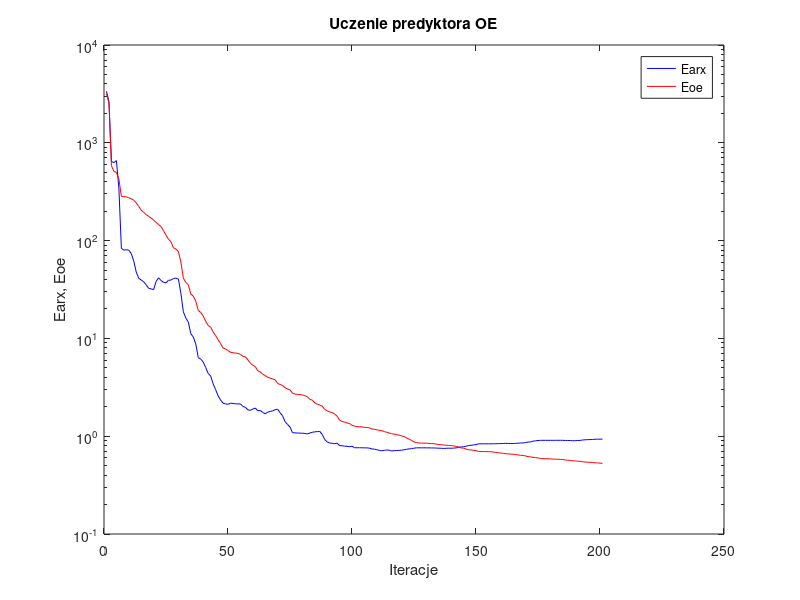
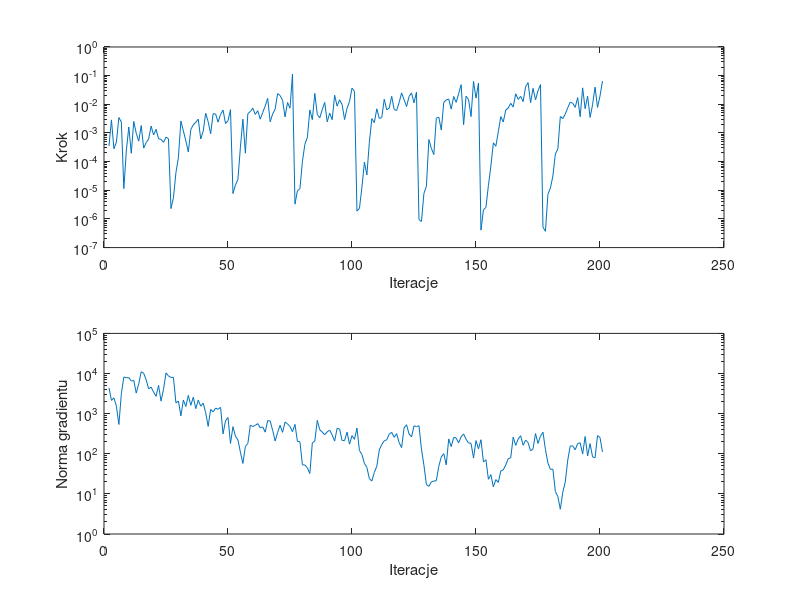

MATLAB code for these plots, in order:
%uczenie predyktora oe
clear all;
n=0; farx(n+1)=3.366648e+003; foe(n+1)=3.187060e+003; wspucz(n+1)=0.000000e+000; ng(n+1)=0.000000e+000;
%odnowa zmiennej metryki
n=1; farx(n+1)=2.645073e+003; foe(n+1)=2.529438e+003; krok(n+1)=3.473499e-004; ng(n+1)=4.407362e+003;
n=2; farx(n+1)=6.454476e+002; foe(n+1)=5.832306e+002; krok(n+1)=2.855545e-003; ng(n+1)=2.139052e+003;
n=3; farx(n+1)=6.277586e+002; foe(n+1)=5.094169e+002; krok(n+1)=2.802141e-004; ng(n+1)=2.470720e+003;
n=4; farx(n+1)=6.570082e+002; foe(n+1)=4.981075e+002; krok(n+1)=4.811061e-004; ng(n+1)=1.536030e+003;
n=5; farx(n+1)=3.436137e+002; foe(n+1)=4.265745e+002; krok(n+1)=3.470726e-003; ng(n+1)=5.360395e+002;
n=6; farx(n+1)=8.342041e+001; foe(n+1)=2.837451e+002; krok(n+1)=2.388016e-003; ng(n+1)=3.157076e+003;
n=7; farx(n+1)=7.991031e+001; foe(n+1)=2.814073e+002; krok(n+1)=1.143043e-005; ng(n+1)=8.175520e+003;
n=8; farx(n+1)=8.064478e+001; foe(n+1)=2.803414e+002; krok(n+1)=2.374452e-004; ng(n+1)=7.827588e+003;
n=9; farx(n+1)=7.986080e+001; foe(n+1)=2.744103e+002; krok(n+1)=1.620122e-003; ng(n+1)=7.893536e+003;
n=10; farx(n+1)=7.364322e+001; foe(n+1)=2.675782e+002; krok(n+1)=1.966794e-004; ng(n+1)=6.497023e+003;
n=11; farx(n+1)=6.174833e+001; foe(n+1)=2.581134e+002; krok(n+1)=2.518078e-003; ng(n+1)=6.739743e+003;
n=12; farx(n+1)=4.767213e+001; foe(n+1)=2.423676e+002; krok(n+1)=9.722412e-004; ng(n+1)=3.255596e+003;
n=13; farx(n+1)=4.124705e+001; foe(n+1)=2.237798e+002; krok(n+1)=5.157570e-004; ng(n+1)=5.510866e+003;
n=14; farx(n+1)=3.955963e+001; foe(n+1)=2.049188e+002; krok(n+1)=1.812955e-003; ng(n+1)=1.107577e+004;
n=15; farx(n+1)=3.789949e+001; foe(n+1)=1.943188e+002; krok(n+1)=2.967298e-004; ng(n+1)=1.007810e+004;
n=16; farx(n+1)=3.537452e+001; foe(n+1)=1.846592e+002; krok(n+1)=4.616173e-004; ng(n+1)=7.020748e+003;
n=17; farx(n+1)=3.255526e+001; foe(n+1)=1.772343e+002; krok(n+1)=6.173058e-004; ng(n+1)=4.174979e+003;
n=18; farx(n+1)=3.206173e+001; foe(n+1)=1.699032e+002; krok(n+1)=1.739067e-003; ng(n+1)=4.564866e+003;
n=19; farx(n+1)=3.149524e+001; foe(n+1)=1.616554e+002; krok(n+1)=8.503167e-004; ng(n+1)=3.456873e+003;
n=20; farx(n+1)=3.825147e+001; foe(n+1)=1.536348e+002; krok(n+1)=1.336585e-003; ng(n+1)=2.699514e+003;
n=21; farx(n+1)=4.169474e+001; foe(n+1)=1.458903e+002; krok(n+1)=6.250570e-004; ng(n+1)=5.060621e+003;
n=22; farx(n+1)=3.906741e+001; foe(n+1)=1.390900e+002; krok(n+1)=6.007544e-004; ng(n+1)=2.053529e+003;
n=23; farx(n+1)=3.745344e+001; foe(n+1)=1.262767e+002; krok(n+1)=4.691225e-004; ng(n+1)=4.042076e+003;
n=24; farx(n+1)=3.701830e+001; foe(n+1)=1.136747e+002; krok(n+1)=7.138862e-004; ng(n+1)=1.036857e+004;
n=25; farx(n+1)=3.929705e+001; foe(n+1)=1.033880e+002; krok(n+1)=6.254538e-004; ng(n+1)=8.693032e+003;
%odnowa zmiennej metryki
n=26; farx(n+1)=3.949340e+001; foe(n+1)=9.732661e+001; krok(n+1)=2.293373e-006; ng(n+1)=7.975734e+003;
n=27; farx(n+1)=4.093391e+001; foe(n+1)=8.441318e+001; krok(n+1)=5.472859e-006; ng(n+1)=8.028537e+003;
n=28; farx(n+1)=4.138369e+001; foe(n+1)=8.193185e+001; krok(n+1)=4.116566e-005; ng(n+1)=1.854629e+003;
n=29; farx(n+1)=4.044742e+001; foe(n+1)=7.746911e+001; krok(n+1)=1.377639e-004; ng(n+1)=2.059142e+003;
n=30; farx(n+1)=2.890513e+001; foe(n+1)=6.030223e+001; krok(n+1)=2.616629e-003; ng(n+1)=8.817386e+002;
n=31; farx(n+1)=1.869649e+001; foe(n+1)=4.129702e+001; krok(n+1)=1.178095e-003; ng(n+1)=2.178819e+003;
n=32; farx(n+1)=1.615950e+001; foe(n+1)=3.741890e+001; krok(n+1)=5.322828e-004; ng(n+1)=1.506199e+003;
n=33; farx(n+1)=1.468361e+001; foe(n+1)=3.523342e+001; krok(n+1)=2.173834e-004; ng(n+1)=2.851164e+003;
n=34; farx(n+1)=1.118365e+001; foe(n+1)=2.844462e+001; krok(n+1)=1.318183e-003; ng(n+1)=1.613152e+003;
n=35; farx(n+1)=1.033037e+001; foe(n+1)=2.704453e+001; krok(n+1)=1.934289e-003; ng(n+1)=2.558714e+003;
n=36; farx(n+1)=8.782773e+000; foe(n+1)=2.402207e+001; krok(n+1)=2.343845e-003; ng(n+1)=1.330861e+003;
n=37; farx(n+1)=6.368040e+000; foe(n+1)=1.931322e+001; krok(n+1)=3.036370e-003; ng(n+1)=2.171439e+003;
n=38; farx(n+1)=6.144526e+000; foe(n+1)=1.837496e+001; krok(n+1)=6.158105e-004; ng(n+1)=1.533771e+003;
n=39; farx(n+1)=5.731475e+000; foe(n+1)=1.696388e+001; krok(n+1)=1.143778e-003; ng(n+1)=1.821022e+003;
n=40; farx(n+1)=5.049669e+000; foe(n+1)=1.494201e+001; krok(n+1)=4.872032e-003; ng(n+1)=1.057172e+003;
n=41; farx(n+1)=4.376855e+000; foe(n+1)=1.358147e+001; krok(n+1)=2.469785e-003; ng(n+1)=4.808112e+002;
n=42; farx(n+1)=4.134753e+000; foe(n+1)=1.303989e+001; krok(n+1)=9.370994e-004; ng(n+1)=1.272939e+003;
n=43; farx(n+1)=3.438601e+000; foe(n+1)=1.165166e+001; krok(n+1)=4.712379e-003; ng(n+1)=1.106527e+003;
n=44; farx(n+1)=2.994919e+000; foe(n+1)=1.069285e+001; krok(n+1)=4.597934e-003; ng(n+1)=1.376704e+003;
n=45; farx(n+1)=2.590424e+000; foe(n+1)=9.702978e+000; krok(n+1)=2.388829e-003; ng(n+1)=1.278509e+003;
n=46; farx(n+1)=2.348834e+000; foe(n+1)=8.856506e+000; krok(n+1)=4.449709e-003; ng(n+1)=1.437853e+003;
n=47; farx(n+1)=2.174246e+000; foe(n+1)=7.973512e+000; krok(n+1)=6.319511e-003; ng(n+1)=3.123935e+002;
n=48; farx(n+1)=2.140625e+000; foe(n+1)=7.799202e+000; krok(n+1)=2.144917e-003; ng(n+1)=6.664207e+002;
n=49; farx(n+1)=2.117947e+000; foe(n+1)=7.528906e+000; krok(n+1)=2.659087e-003; ng(n+1)=8.006879e+002;
n=50; farx(n+1)=2.177576e+000; foe(n+1)=7.208387e+000; krok(n+1)=6.506258e-003; ng(n+1)=1.807266e+002;
%odnowa zmiennej metryki
n=51; farx(n+1)=2.159492e+000; foe(n+1)=7.132399e+000; krok(n+1)=7.692286e-006; ng(n+1)=4.748548e+002;
n=52; farx(n+1)=2.148497e+000; foe(n+1)=7.081858e+000; krok(n+1)=1.538085e-005; ng(n+1)=2.726282e+002;
n=53; farx(n+1)=2.134751e+000; foe(n+1)=7.032467e+000; krok(n+1)=2.383042e-005; ng(n+1)=2.222247e+002;
n=54; farx(n+1)=2.141356e+000; foe(n+1)=6.870761e+000; krok(n+1)=3.192302e-004; ng(n+1)=1.097719e+002;
n=55; farx(n+1)=2.017928e+000; foe(n+1)=6.567129e+000; krok(n+1)=3.035901e-003; ng(n+1)=5.727141e+001;
n=56; farx(n+1)=1.974741e+000; foe(n+1)=6.474134e+000; krok(n+1)=1.973390e-004; ng(n+1)=1.520314e+002;
n=57; farx(n+1)=1.863367e+000; foe(n+1)=6.032829e+000; krok(n+1)=4.718270e-003; ng(n+1)=1.802536e+002;
n=58; farx(n+1)=1.838376e+000; foe(n+1)=5.577411e+000; krok(n+1)=5.608389e-003; ng(n+1)=5.162179e+002;
n=59; farx(n+1)=1.892574e+000; foe(n+1)=5.321110e+000; krok(n+1)=7.321912e-003; ng(n+1)=4.781894e+002;
n=60; farx(n+1)=1.938893e+000; foe(n+1)=5.149636e+000; krok(n+1)=4.427789e-003; ng(n+1)=5.110990e+002;
n=61; farx(n+1)=1.823230e+000; foe(n+1)=4.662863e+000; krok(n+1)=5.997467e-003; ng(n+1)=5.643061e+002;
n=62; farx(n+1)=1.830948e+000; foe(n+1)=4.538203e+000; krok(n+1)=3.017589e-003; ng(n+1)=4.457438e+002;
n=63; farx(n+1)=1.751915e+000; foe(n+1)=4.306482e+000; krok(n+1)=5.167850e-003; ng(n+1)=4.686225e+002;
n=64; farx(n+1)=1.693609e+000; foe(n+1)=4.177133e+000; krok(n+1)=8.634154e-003; ng(n+1)=3.457021e+002;
n=65; farx(n+1)=1.760165e+000; foe(n+1)=4.008039e+000; krok(n+1)=1.615204e-002; ng(n+1)=6.702616e+002;
n=66; farx(n+1)=1.789808e+000; foe(n+1)=3.923077e+000; krok(n+1)=2.450526e-003; ng(n+1)=6.557723e+002;
n=67; farx(n+1)=1.815383e+000; foe(n+1)=3.849675e+000; krok(n+1)=4.606611e-003; ng(n+1)=3.844614e+002;
n=68; farx(n+1)=1.868209e+000; foe(n+1)=3.773574e+000; krok(n+1)=6.669234e-003; ng(n+1)=2.076911e+002;
n=69; farx(n+1)=1.887856e+000; foe(n+1)=3.467561e+000; krok(n+1)=2.362755e-002; ng(n+1)=3.380095e+002;
n=70; farx(n+1)=1.735124e+000; foe(n+1)=3.379576e+000; krok(n+1)=2.025137e-002; ng(n+1)=5.119848e+002;
n=71; farx(n+1)=1.618060e+000; foe(n+1)=3.298405e+000; krok(n+1)=1.384117e-002; ng(n+1)=3.422959e+002;
n=72; farx(n+1)=1.408287e+000; foe(n+1)=3.129782e+000; krok(n+1)=3.625910e-003; ng(n+1)=6.167984e+002;
n=73; farx(n+1)=1.319495e+000; foe(n+1)=3.040960e+000; krok(n+1)=1.154146e-002; ng(n+1)=5.578964e+002;
n=74; farx(n+1)=1.242478e+000; foe(n+1)=2.975328e+000; krok(n+1)=7.321912e-003; ng(n+1)=4.762743e+002;
n=75; farx(n+1)=1.086579e+000; foe(n+1)=2.747472e+000; krok(n+1)=1.121892e-001; ng(n+1)=3.544504e+002;
%odnowa zmiennej metryki
n=76; farx(n+1)=1.081812e+000; foe(n+1)=2.698094e+000; krok(n+1)=3.283895e-006; ng(n+1)=5.395630e+002;
n=77; farx(n+1)=1.077926e+000; foe(n+1)=2.677869e+000; krok(n+1)=9.706803e-006; ng(n+1)=2.036333e+002;
n=78; farx(n+1)=1.074303e+000; foe(n+1)=2.659579e+000; krok(n+1)=1.131276e-005; ng(n+1)=1.992513e+002;
n=79; farx(n+1)=1.074349e+000; foe(n+1)=2.644384e+000; krok(n+1)=9.986599e-005; ng(n+1)=5.299824e+001;
n=80; farx(n+1)=1.066562e+000; foe(n+1)=2.594601e+000; krok(n+1)=4.031350e-004; ng(n+1)=5.241626e+001;
n=81; farx(n+1)=1.054719e+000; foe(n+1)=2.537969e+000; krok(n+1)=6.946998e-004; ng(n+1)=4.468146e+001;
n=82; farx(n+1)=1.078966e+000; foe(n+1)=2.379749e+000; krok(n+1)=6.349841e-003; ng(n+1)=3.219928e+001;
n=83; farx(n+1)=1.095859e+000; foe(n+1)=2.339305e+000; krok(n+1)=2.914778e-003; ng(n+1)=1.864601e+002;
n=84; farx(n+1)=1.108416e+000; foe(n+1)=2.194090e+000; krok(n+1)=2.399905e-002; ng(n+1)=2.065362e+002;
n=85; farx(n+1)=1.114477e+000; foe(n+1)=2.124979e+000; krok(n+1)=4.437686e-003; ng(n+1)=6.775429e+002;
n=86; farx(n+1)=1.118207e+000; foe(n+1)=2.085049e+000; krok(n+1)=3.364099e-003; ng(n+1)=3.972635e+002;
n=87; farx(n+1)=1.042895e+000; foe(n+1)=2.029812e+000; krok(n+1)=6.518600e-003; ng(n+1)=3.471589e+002;
n=88; farx(n+1)=9.242483e-001; foe(n+1)=1.878459e+000; krok(n+1)=1.165868e-002; ng(n+1)=2.980945e+002;
n=89; farx(n+1)=8.739137e-001; foe(n+1)=1.818316e+000; krok(n+1)=2.440097e-003; ng(n+1)=3.536385e+002;
n=90; farx(n+1)=8.528732e-001; foe(n+1)=1.769583e+000; krok(n+1)=4.929920e-003; ng(n+1)=3.876988e+002;
n=91; farx(n+1)=8.459173e-001; foe(n+1)=1.747083e+000; krok(n+1)=2.909519e-003; ng(n+1)=2.928623e+002;
n=92; farx(n+1)=8.399317e-001; foe(n+1)=1.685178e+000; krok(n+1)=2.067140e-002; ng(n+1)=2.063782e+002;
n=93; farx(n+1)=8.467925e-001; foe(n+1)=1.601392e+000; krok(n+1)=8.625805e-003; ng(n+1)=4.329318e+002;
n=94; farx(n+1)=8.001658e-001; foe(n+1)=1.457385e+000; krok(n+1)=1.438335e-002; ng(n+1)=4.140811e+002;
n=95; farx(n+1)=7.997370e-001; foe(n+1)=1.413588e+000; krok(n+1)=9.852969e-003; ng(n+1)=2.140942e+002;
n=96; farx(n+1)=7.904949e-001; foe(n+1)=1.396954e+000; krok(n+1)=2.939707e-003; ng(n+1)=2.121103e+002;
n=97; farx(n+1)=7.885078e-001; foe(n+1)=1.364519e+000; krok(n+1)=7.251821e-003; ng(n+1)=3.458495e+002;
n=98; farx(n+1)=7.812879e-001; foe(n+1)=1.348893e+000; krok(n+1)=1.260621e-002; ng(n+1)=1.732404e+002;
n=99; farx(n+1)=7.896624e-001; foe(n+1)=1.292918e+000; krok(n+1)=3.660091e-002; ng(n+1)=2.837210e+002;
n=100; farx(n+1)=7.623171e-001; foe(n+1)=1.266044e+000; krok(n+1)=2.835564e-002; ng(n+1)=2.289852e+002;
%odnowa zmiennej metryki
n=101; farx(n+1)=7.620679e-001; foe(n+1)=1.251506e+000; krok(n+1)=1.883091e-006; ng(n+1)=4.358998e+002;
n=102; farx(n+1)=7.620038e-001; foe(n+1)=1.249988e+000; krok(n+1)=2.344382e-006; ng(n+1)=1.204831e+002;
n=103; farx(n+1)=7.611985e-001; foe(n+1)=1.245835e+000; krok(n+1)=1.259797e-005; ng(n+1)=9.585700e+001;
n=104; farx(n+1)=7.601456e-001; foe(n+1)=1.230655e+000; krok(n+1)=9.531131e-005; ng(n+1)=5.767858e+001;
n=105; farx(n+1)=7.597710e-001; foe(n+1)=1.228012e+000; krok(n+1)=3.440034e-005; ng(n+1)=4.569253e+001;
n=106; farx(n+1)=7.554281e-001; foe(n+1)=1.219174e+000; krok(n+1)=4.758251e-004; ng(n+1)=2.394147e+001;
n=107; farx(n+1)=7.402954e-001; foe(n+1)=1.185110e+000; krok(n+1)=3.162104e-003; ng(n+1)=2.097065e+001;
n=108; farx(n+1)=7.378579e-001; foe(n+1)=1.177050e+000; krok(n+1)=2.300371e-003; ng(n+1)=3.422679e+001;
n=109; farx(n+1)=7.284094e-001; foe(n+1)=1.162134e+000; krok(n+1)=6.947618e-003; ng(n+1)=4.872424e+001;
n=110; farx(n+1)=7.163177e-001; foe(n+1)=1.148273e+000; krok(n+1)=3.225080e-003; ng(n+1)=1.243360e+002;
n=111; farx(n+1)=7.100324e-001; foe(n+1)=1.140247e+000; krok(n+1)=3.442236e-003; ng(n+1)=1.697685e+002;
n=112; farx(n+1)=7.168007e-001; foe(n+1)=1.115648e+000; krok(n+1)=1.503491e-002; ng(n+1)=2.101134e+002;
n=113; farx(n+1)=7.233246e-001; foe(n+1)=1.097550e+000; krok(n+1)=6.450159e-003; ng(n+1)=2.225360e+002;
n=114; farx(n+1)=7.189153e-001; foe(n+1)=1.078225e+000; krok(n+1)=7.366454e-003; ng(n+1)=3.087473e+002;
n=115; farx(n+1)=7.059379e-001; foe(n+1)=1.060540e+000; krok(n+1)=1.904592e-002; ng(n+1)=3.416787e+002;
n=116; farx(n+1)=7.124857e-001; foe(n+1)=1.050061e+000; krok(n+1)=6.607631e-003; ng(n+1)=2.583020e+002;
n=117; farx(n+1)=7.140814e-001; foe(n+1)=1.037129e+000; krok(n+1)=6.065270e-003; ng(n+1)=3.173114e+002;
n=118; farx(n+1)=7.158777e-001; foe(n+1)=1.025758e+000; krok(n+1)=1.153579e-002; ng(n+1)=1.892404e+002;
n=119; farx(n+1)=7.194370e-001; foe(n+1)=1.006760e+000; krok(n+1)=2.502768e-002; ng(n+1)=1.424363e+002;
n=120; farx(n+1)=7.261877e-001; foe(n+1)=9.897127e-001; krok(n+1)=1.450364e-002; ng(n+1)=4.412211e+002;
n=121; farx(n+1)=7.346973e-001; foe(n+1)=9.597010e-001; krok(n+1)=8.349282e-003; ng(n+1)=5.292435e+002;
n=122; farx(n+1)=7.426475e-001; foe(n+1)=9.344240e-001; krok(n+1)=1.873553e-002; ng(n+1)=3.121380e+002;
n=123; farx(n+1)=7.450405e-001; foe(n+1)=9.047843e-001; krok(n+1)=2.497713e-002; ng(n+1)=2.628125e+002;
n=124; farx(n+1)=7.547846e-001; foe(n+1)=8.739563e-001; krok(n+1)=1.121665e-002; ng(n+1)=4.960697e+002;
n=125; farx(n+1)=7.605732e-001; foe(n+1)=8.614045e-001; krok(n+1)=2.679765e-002; ng(n+1)=4.765652e+002;
%odnowa zmiennej metryki
n=126; farx(n+1)=7.605537e-001; foe(n+1)=8.512885e-001; krok(n+1)=9.412859e-007; ng(n+1)=4.991031e+002;
n=127; farx(n+1)=7.605639e-001; foe(n+1)=8.506166e-001; krok(n+1)=8.187860e-007; ng(n+1)=1.321110e+002;
n=128; farx(n+1)=7.604591e-001; foe(n+1)=8.496556e-001; krok(n+1)=7.746296e-006; ng(n+1)=5.184270e+001;
n=129; farx(n+1)=7.604852e-001; foe(n+1)=8.494244e-001; krok(n+1)=1.384553e-005; ng(n+1)=1.715458e+001;
n=130; farx(n+1)=7.593519e-001; foe(n+1)=8.442566e-001; krok(n+1)=5.916287e-004; ng(n+1)=1.535815e+001;
n=131; farx(n+1)=7.587668e-001; foe(n+1)=8.398542e-001; krok(n+1)=2.900353e-004; ng(n+1)=1.993963e+001;
n=132; farx(n+1)=7.585930e-001; foe(n+1)=8.383012e-001; krok(n+1)=1.767187e-004; ng(n+1)=2.089941e+001;
n=133; farx(n+1)=7.559603e-001; foe(n+1)=8.315202e-001; krok(n+1)=3.303309e-003; ng(n+1)=2.128523e+001;
n=134; farx(n+1)=7.537229e-001; foe(n+1)=8.213600e-001; krok(n+1)=3.558977e-003; ng(n+1)=4.876927e+001;
n=135; farx(n+1)=7.520554e-001; foe(n+1)=8.176172e-001; krok(n+1)=1.265711e-003; ng(n+1)=8.295532e+001;
n=136; farx(n+1)=7.492053e-001; foe(n+1)=8.135545e-001; krok(n+1)=1.169933e-002; ng(n+1)=1.009784e+002;
n=137; farx(n+1)=7.520827e-001; foe(n+1)=8.082230e-001; krok(n+1)=1.417782e-002; ng(n+1)=5.285518e+001;
n=138; farx(n+1)=7.543883e-001; foe(n+1)=8.041481e-001; krok(n+1)=1.526430e-002; ng(n+1)=2.344051e+002;
n=139; farx(n+1)=7.526521e-001; foe(n+1)=8.008911e-001; krok(n+1)=6.800237e-003; ng(n+1)=1.507585e+002;
n=140; farx(n+1)=7.559911e-001; foe(n+1)=7.965006e-001; krok(n+1)=1.877194e-002; ng(n+1)=2.557621e+002;
n=141; farx(n+1)=7.595210e-001; foe(n+1)=7.859557e-001; krok(n+1)=1.170476e-002; ng(n+1)=2.464503e+002;
n=142; farx(n+1)=7.672324e-001; foe(n+1)=7.777047e-001; krok(n+1)=2.337492e-002; ng(n+1)=1.860209e+002;
n=143; farx(n+1)=7.772879e-001; foe(n+1)=7.581449e-001; krok(n+1)=4.852216e-002; ng(n+1)=2.650896e+002;
n=144; farx(n+1)=7.797834e-001; foe(n+1)=7.540555e-001; krok(n+1)=1.940831e-003; ng(n+1)=3.128355e+002;
n=145; farx(n+1)=7.911926e-001; foe(n+1)=7.386692e-001; krok(n+1)=1.920518e-002; ng(n+1)=2.296467e+002;
n=146; farx(n+1)=8.028362e-001; foe(n+1)=7.272220e-001; krok(n+1)=1.464382e-002; ng(n+1)=1.859590e+002;
n=147; farx(n+1)=8.073618e-001; foe(n+1)=7.242758e-001; krok(n+1)=3.748398e-003; ng(n+1)=1.817129e+002;
n=148; farx(n+1)=8.146656e-001; foe(n+1)=7.158736e-001; krok(n+1)=6.306675e-002; ng(n+1)=7.821692e+001;
n=149; farx(n+1)=8.191148e-001; foe(n+1)=7.117253e-001; krok(n+1)=1.640492e-002; ng(n+1)=2.126715e+002;
n=150; farx(n+1)=8.360544e-001; foe(n+1)=6.981252e-001; krok(n+1)=5.536470e-002; ng(n+1)=1.329414e+002;
%odnowa zmiennej metryki
n=151; farx(n+1)=8.360403e-001; foe(n+1)=6.970204e-001; krok(n+1)=4.064801e-007; ng(n+1)=2.236749e+002;
n=152; farx(n+1)=8.360274e-001; foe(n+1)=6.966826e-001; krok(n+1)=2.067399e-006; ng(n+1)=6.240508e+001;
n=153; farx(n+1)=8.360109e-001; foe(n+1)=6.960939e-001; krok(n+1)=2.533654e-006; ng(n+1)=7.117752e+001;
n=154; farx(n+1)=8.360306e-001; foe(n+1)=6.956658e-001; krok(n+1)=1.460917e-005; ng(n+1)=2.314736e+001;
n=155; farx(n+1)=8.360594e-001; foe(n+1)=6.932191e-001; krok(n+1)=7.103937e-005; ng(n+1)=3.017526e+001;
n=156; farx(n+1)=8.366322e-001; foe(n+1)=6.896652e-001; krok(n+1)=4.526501e-004; ng(n+1)=1.492952e+001;
n=157; farx(n+1)=8.384452e-001; foe(n+1)=6.817716e-001; krok(n+1)=3.467612e-004; ng(n+1)=2.269919e+001;
n=158; farx(n+1)=8.392706e-001; foe(n+1)=6.768478e-001; krok(n+1)=1.111857e-003; ng(n+1)=1.937925e+001;
n=159; farx(n+1)=8.409109e-001; foe(n+1)=6.729581e-001; krok(n+1)=3.739948e-003; ng(n+1)=3.749578e+001;
n=160; farx(n+1)=8.426644e-001; foe(n+1)=6.691352e-001; krok(n+1)=2.407737e-003; ng(n+1)=3.969991e+001;
n=161; farx(n+1)=8.458043e-001; foe(n+1)=6.617745e-001; krok(n+1)=6.319511e-003; ng(n+1)=5.263396e+001;
n=162; farx(n+1)=8.437931e-001; foe(n+1)=6.592018e-001; krok(n+1)=7.444102e-003; ng(n+1)=7.549373e+001;
n=163; farx(n+1)=8.424112e-001; foe(n+1)=6.565138e-001; krok(n+1)=1.082825e-002; ng(n+1)=7.926329e+001;
n=164; farx(n+1)=8.425007e-001; foe(n+1)=6.536634e-001; krok(n+1)=8.029022e-003; ng(n+1)=2.611371e+002;
n=165; farx(n+1)=8.448626e-001; foe(n+1)=6.488922e-001; krok(n+1)=2.339865e-002; ng(n+1)=1.616633e+002;
n=166; farx(n+1)=8.482939e-001; foe(n+1)=6.446120e-001; krok(n+1)=1.483652e-002; ng(n+1)=2.322564e+002;
n=167; farx(n+1)=8.521509e-001; foe(n+1)=6.379796e-001; krok(n+1)=1.897240e-002; ng(n+1)=2.816940e+002;
n=168; farx(n+1)=8.532591e-001; foe(n+1)=6.350794e-001; krok(n+1)=1.238474e-002; ng(n+1)=1.626721e+002;
n=169; farx(n+1)=8.612133e-001; foe(n+1)=6.286330e-001; krok(n+1)=4.134280e-002; ng(n+1)=2.182245e+002;
n=170; farx(n+1)=8.710180e-001; foe(n+1)=6.177716e-001; krok(n+1)=5.679907e-002; ng(n+1)=1.896391e+002;
n=171; farx(n+1)=8.742975e-001; foe(n+1)=6.152463e-001; krok(n+1)=1.131031e-002; ng(n+1)=1.182225e+002;
n=172; farx(n+1)=8.902526e-001; foe(n+1)=6.078677e-001; krok(n+1)=3.606523e-002; ng(n+1)=1.323508e+002;
n=173; farx(n+1)=8.968994e-001; foe(n+1)=6.042262e-001; krok(n+1)=1.423801e-002; ng(n+1)=3.186260e+002;
n=174; farx(n+1)=9.035302e-001; foe(n+1)=5.989974e-001; krok(n+1)=2.992730e-002; ng(n+1)=1.808989e+002;
n=175; farx(n+1)=9.074348e-001; foe(n+1)=5.915744e-001; krok(n+1)=4.858193e-002; ng(n+1)=2.737386e+002;
%odnowa zmiennej metryki
n=176; farx(n+1)=9.074205e-001; foe(n+1)=5.894015e-001; krok(n+1)=5.128287e-007; ng(n+1)=3.458231e+002;
n=177; farx(n+1)=9.074226e-001; foe(n+1)=5.891107e-001; krok(n+1)=3.700723e-007; ng(n+1)=1.271815e+002;
n=178; farx(n+1)=9.074153e-001; foe(n+1)=5.880472e-001; krok(n+1)=7.258975e-006; ng(n+1)=5.905433e+001;
n=179; farx(n+1)=9.074106e-001; foe(n+1)=5.870535e-001; krok(n+1)=1.197415e-005; ng(n+1)=4.077433e+001;
n=180; farx(n+1)=9.074412e-001; foe(n+1)=5.833632e-001; krok(n+1)=3.145966e-005; ng(n+1)=4.131944e+001;
n=181; farx(n+1)=9.075916e-001; foe(n+1)=5.824476e-001; krok(n+1)=1.842068e-004; ng(n+1)=1.145888e+001;
n=182; farx(n+1)=9.078683e-001; foe(n+1)=5.815401e-001; krok(n+1)=2.767368e-004; ng(n+1)=8.572169e+000;
n=183; farx(n+1)=9.081615e-001; foe(n+1)=5.794939e-001; krok(n+1)=3.765398e-003; ng(n+1)=4.142927e+000;
n=184; farx(n+1)=9.075327e-001; foe(n+1)=5.778027e-001; krok(n+1)=3.159755e-003; ng(n+1)=1.101414e+001;
n=185; farx(n+1)=9.042606e-001; foe(n+1)=5.713233e-001; krok(n+1)=4.609843e-003; ng(n+1)=1.986768e+001;
n=186; farx(n+1)=9.046854e-001; foe(n+1)=5.681140e-001; krok(n+1)=7.637224e-003; ng(n+1)=6.975175e+001;
n=187; farx(n+1)=9.034475e-001; foe(n+1)=5.649612e-001; krok(n+1)=1.189399e-002; ng(n+1)=1.567050e+002;
n=188; farx(n+1)=8.986434e-001; foe(n+1)=5.601618e-001; krok(n+1)=1.095618e-002; ng(n+1)=1.570446e+002;
n=189; farx(n+1)=8.993182e-001; foe(n+1)=5.587282e-001; krok(n+1)=7.819218e-003; ng(n+1)=1.257106e+002;
n=190; farx(n+1)=9.042365e-001; foe(n+1)=5.552399e-001; krok(n+1)=1.715934e-002; ng(n+1)=1.794262e+002;
n=191; farx(n+1)=9.053493e-001; foe(n+1)=5.543623e-001; krok(n+1)=3.692938e-003; ng(n+1)=1.878834e+002;
n=192; farx(n+1)=9.148590e-001; foe(n+1)=5.480870e-001; krok(n+1)=3.751412e-002; ng(n+1)=9.847266e+001;
n=193; farx(n+1)=9.192215e-001; foe(n+1)=5.447805e-001; krok(n+1)=7.032104e-003; ng(n+1)=2.692505e+002;
n=194; farx(n+1)=9.221710e-001; foe(n+1)=5.417495e-001; krok(n+1)=1.916385e-002; ng(n+1)=8.859370e+001;
n=195; farx(n+1)=9.232780e-001; foe(n+1)=5.409894e-001; krok(n+1)=3.485331e-003; ng(n+1)=1.792036e+002;
n=196; farx(n+1)=9.256411e-001; foe(n+1)=5.398014e-001; krok(n+1)=9.576149e-003; ng(n+1)=8.374885e+001;
n=197; farx(n+1)=9.312470e-001; foe(n+1)=5.350867e-001; krok(n+1)=3.979978e-002; ng(n+1)=7.913049e+001;
n=198; farx(n+1)=9.323892e-001; foe(n+1)=5.328274e-001; krok(n+1)=7.801084e-003; ng(n+1)=2.831672e+002;
n=199; farx(n+1)=9.328240e-001; foe(n+1)=5.307929e-001; krok(n+1)=1.939776e-002; ng(n+1)=2.541354e+002;
n=200; farx(n+1)=9.340381e-001; foe(n+1)=5.273291e-001; krok(n+1)=6.488875e-002; ng(n+1)=1.107232e+002;

figure; semilogy(farx,'b'); hold on; semilogy(foe,'r'); xlabel('Iteracje'); ylabel('Earx, Eoe'); legend('Earx','Eoe'); title('Uczenie predyktora OE');
figure; subplot(2,1,1); semilogy(krok); xlabel('Iteracje'); ylabel('Krok');
subplot(2,1,2); semilogy(ng); xlabel('Iteracje'); ylabel('Norma gradientu');
Earx=farx(n+1)
Eoe=foe(n+1)
